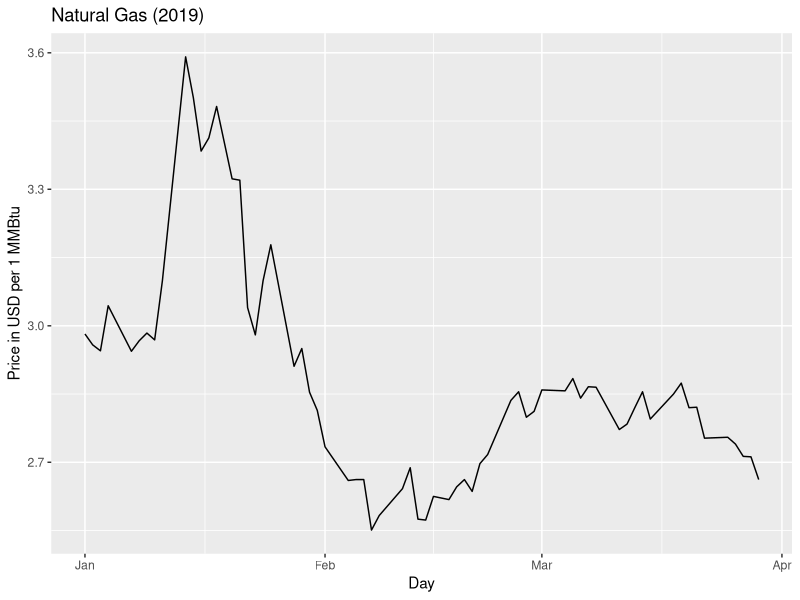

Here is the R script that generated this plot: (Note: a time limit stopped this script after it produced the figure.)
###############################################################
### Function to simulate Asian option using Brownian motion ###
###############################################################
simulateAsianOption <- function(S, K, t, N, numSimulations) {
  dt <- t/N  # Time step
  
  optionPayoffs <- numeric(numSimulations)  # Array to store option payoffs
  
  for (sim in 1:numSimulations) {
    pricePath <- numeric(N+1)  # Array to store price path
    
    pricePath[1] <- S  # Initial price
    
    for (i in 2:N) {
      dW <- rnorm(1,0,dt)  # Increment of Brownian motion
      pricePath[i] <- pricePath[i-1]+ dW
    }
    
    averagePrice <- mean(pricePath)  # Average price over the specified period
    
    optionPayoffs[sim] <- ifelse(averagePrice > K, averagePrice - K, 0)  # Option payoff
  }
  
  optionValue <- mean(optionPayoffs)  # Option value
  return(optionValue)
}



#import data for Nat. Gas
library(readr)
NatGas<- read_csv("Natural Gas Futures Historical Data.csv")
View(NatGas)
head(NatGas)
#prepare date in appropriate format
md<-c()
for(i in 1:length(NatGas$Date)){
  md<-c(md,substr(NatGas$Date[i],1,6))
}
y<-c()
for(i in 1:length(NatGas$Date)){
  y<-c(y,substr(NatGas$Date[i],9,10))
}
days<-paste(md,y)
days<-gsub(" ", "", paste(md,y))
day<-as.Date(days,format="%m/%d/%y")

#new data frame with the days and the prices
day<-day[1:66]
price<-NatGas$Price[1:66]
NatGas1<-data.frame(day,price)

#plot prices
library(ggplot2)
ggplot(NatGas1,aes(x=day,y=price))+
  geom_line()+
  labs(x="Day",y="Price in USD per 1 MMBtu",title="Natural Gas (2019)")


##############################
#### For Natural Gas ########
####    3 months    ########
############################
set.seed(123)
S <-NatGas1$price[1]   # Underlying asset price
K <- c(2.6,2.7,2.8,2.9,3,3.1,3.2,3.3)  # Strike price
t <- 66  # Time to maturity
N <- 100000  # Number of time steps
numSimulations <- 1000  # Number of simulations
#Options for each K
optionValue <-c() 
for(i in 1:length(K)){
  optionValue<-c(optionValue,simulateAsianOption(S, K[i], t, N, numSimulations))
}
print(paste("For K=",K,"Asian option value:", round(optionValue,6)))


#Actual options for each K
averageActPrice<-mean(NatGas1$price)
optionActPayoffs<-c()
for(i in 1:length(K)){
optionActPayoffs<-c(optionActPayoffs,ifelse(averageActPrice > K[i], averageActPrice- K[i], 0))
}
print(paste("For K=",K,"actual Asian option:",optionActPayoffs))


#import data for Gold
Gold<- read_csv("Gold Futures Historical Data.csv")
View(Gold)
head(Gold)
#prepare the date in appropriate format
md<-c()
for(i in 1:length(Gold$Date)){
  md<-c(md,substr(Gold$Date[i],1,6))
}
y<-c()
for(i in 1:length(Gold$Date)){
  y<-c(y,substr(Gold$Date[i],9,10))
}
days<-paste(md,y)
days<-gsub(" ", "", paste(md,y))
day<-as.Date(days,format="%m/%d/%y")
day<-day[1:132]
#new data frame with the days and the prices
price<-Gold$Price[1:132]
Gold1<-data.frame(day,price)
#plot prices
library(ggplot2)
ggplot(Gold1,aes(x=day,y=price))+
  geom_line()+
  labs(x="Day",y="Price in USD per 1 tr.ounce",title="Gold (2022)")


#####################
####   For Gold  ####
####  6 months   ####
####################
set.seed(123)
S <-Gold$Price[1]   # Underlying asset price
K <- c(1650,1675,1700,1725,1750,1775,1800,1825)  # Strike price
t <- 132  # Time to maturity
N <- 100000  # Number of time steps
numSimulations <- 1000  # Number of simulations
#Options for each K
optionValue <-c() 
for(i in 1:length(K)){
  optionValue<-c(optionValue,simulateAsianOption(S, K[i], t, N, numSimulations))
}
print(paste("For K=",K,"Asian option value:", round(optionValue,4)))


#Actual options for each K
averageActPrice<-mean(Gold1$price)
optionActPayoffs<-c()
for(i in 1:length(K)){
  optionActPayoffs<-c(optionActPayoffs,ifelse(averageActPrice > K[i], averageActPrice- K[i], 0))
}
print(paste("For K=",K,"actual Asian option:",optionActPayoffs))


###############################
# import data for APPLE's stocks

Appl<- read_csv("AAPL Historical Data.csv")
View(Appl)
head(Appl)
#prepare date in appropriate format
md<-c()
for(i in 1:length(Appl$Date)){
  md<-c(md,substr(Appl$Date[i],1,6))
}
y<-c()
for(i in 1:length(Appl$Date)){
  y<-c(y,substr(Appl$Date[i],9,10))
}
days<-paste(md,y)
days<-gsub(" ", "", paste(md,y))
day<-as.Date(days,format="%m/%d/%y")

#new data frame with the days and the prices
day<-day[64:106]
price<-Appl$Price[64:106]
Appl1<-data.frame(day,price)

#plot prices
ggplot(Appl1,aes(x=day,y=price))+
  geom_line()+
  labs(x="Day",y="Price in USD per stock",title="Apple's stocks (2021)")


##############################
#### For Apple's stocks ########
####    1 month    ########
############################
set.seed(123)
S <-Appl1$price[1]   # Underlying asset price
K <- c(140,142,144,146,148,150,152)  # Strike price
t <- 43  # Time to maturity
N <- 100000 # Number of time steps
numSimulations <- 1000  # Number of simulations
#Options for each K
optionValue <-c() 
for(i in 1:length(K)){
  optionValue<-c(optionValue,simulateAsianOption(S, K[i], t, N, numSimulations))
}
print(paste("For K=",K,"Asian option value:", round(optionValue,6)))


#Actual options for each K
averageActPrice<-mean(Appl1$price)
optionActPayoffs<-c()
for(i in 1:length(K)){
  optionActPayoffs<-c(optionActPayoffs,ifelse(averageActPrice > K[i], averageActPrice- K[i], 0))
}
print(paste("For K=",K,"actual Asian option:",optionActPayoffs))



n = 1000
t = 100
No.Ex = 5
steps = seq(0,t,length=n+1)
BM = replicate(No.Ex, {
  bm <- c(0, cumsum(rnorm(n,0,sqrt(t/n))))
}) 


matplot(BM, type = "l", lty = 1, ylab="Bt",xlab="time")



ggplot(NatGas1, aes(x=day)) + 
  geom_line(aes(y = price), color = "red") + 
  geom_line(aes(y = At), color="blue", linetype="twodash") 


ggplot(NatGas1,aes(x=day))+
  geom_line(aes(y=price),color="red")+
  geom_hline(yintercept=At,color="blue")+
  labs(x="Day",y="Price in USD")
